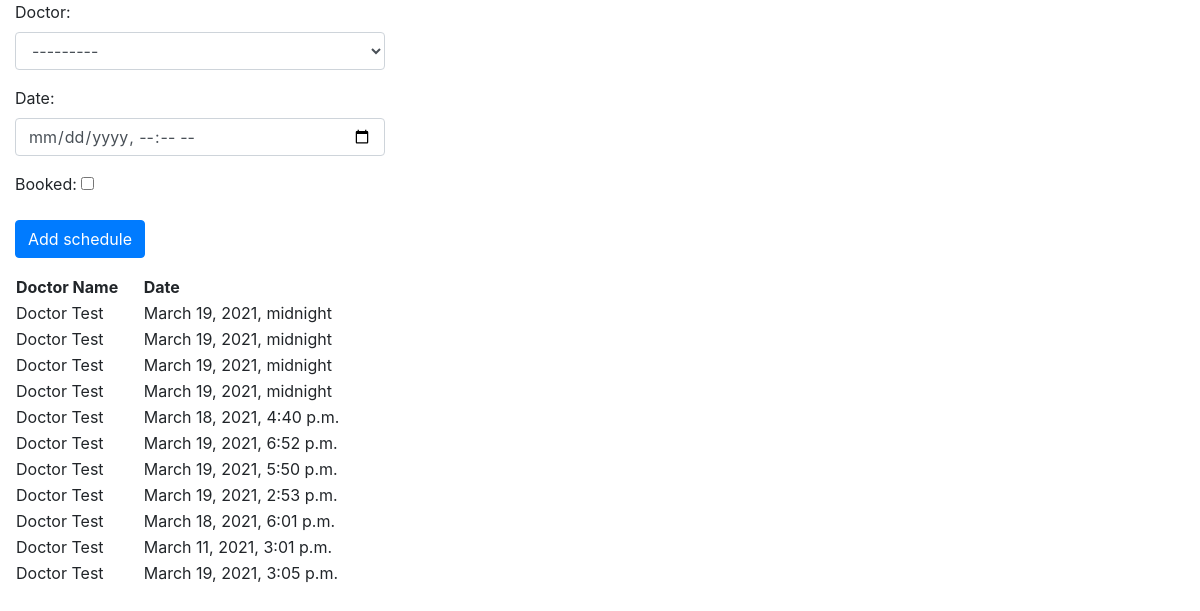
The app's page /home/admin with its own data.
### accounts/models.py (models this page shows)
class Schedule(models.Model):
    doctor = models.ForeignKey(Doctor,on_delete=models.CASCADE)
    date = models.DateTimeField()
    booked = models.BooleanField(default=False)

class Doctor(models.Model):
    username = models.CharField(max_length=50)
    password = models.CharField(max_length=50)
    def __str__(self):
        return self.username

### accounts/views.py (the view)
# urls.py: path('home/admin',views.adminHome, name='adminHome'),
def adminHome(request):
    if request.method=="POST":
        loadedForm=ScheduleForm(request.POST)
        if loadedForm.is_valid():
            loadedForm.save()
    lform = ScheduleForm()
    schedules = Schedule.objects.all()
    context={
        'scheduleForm':lform,
        'schedules':schedules
    }
    return render(request,'adminHome.html',context)

### accounts/forms.py
class ScheduleForm(forms.ModelForm):
    class Meta:
        model = Schedule
        fields = "__all__"
        widgets = {
            'doctor':forms.Select(attrs={'class':'form-control'}),
            'date':forms.DateTimeInput(attrs={'type': 'datetime-local','class':'form-control'}),
        }

### templates/adminHome.html (shortened to what this page needs)
{% extends 'base.html' %} {% block content %}
<form class="form-group col-4" action="" method="POST">
     {%csrf_token%} {{scheduleForm.as_p}}
    <input type="submit" class="btn btn-primary" value="Add schedule">
</form>
<div class="col-md-4">
    <table style="width:100%">
        {%if schedules%}
        <tr>
            <th>Doctor Name</th>
            <th>Date</th>
        </tr>
        {% for schedule in schedules %}
        <tr>
            <td>{{schedule.doctor}}</td>
            <td>{{schedule.date}}</td>
        </tr>
        {% endfor %} {% endif %}
    </table>
</div>
{% endblock %}

### templates/base.html (shortened to what this page needs)
<!doctype html>
<html lang="en">
<head>
    <link rel="stylesheet" href="https://stackpath.bootstrapcdn.com/bootstrap/4.4.1/css/bootstrap.min.css">
</head>
<body>
    {% block content %} {% endblock %}
</body>
</html>

### records on screen
Schedule: doctor "Doctor Test", date "March 19, 2021, midnight"
Schedule: doctor "Doctor Test", date "March 19, 2021, midnight"
Schedule: doctor "Doctor Test", date "March 19, 2021, midnight"
Schedule: doctor "Doctor Test", date "March 19, 2021, midnight"
Schedule: doctor "Doctor Test", date "March 18, 2021, 4:40 p.m."
Schedule: doctor "Doctor Test", date "March 19, 2021, 6:52 p.m."
Schedule: doctor "Doctor Test", date "March 19, 2021, 5:50 p.m."
Schedule: doctor "Doctor Test", date "March 19, 2021, 2:53 p.m."
Schedule: doctor "Doctor Test", date "March 18, 2021, 6:01 p.m."
Schedule: doctor "Doctor Test", date "March 11, 2021, 3:01 p.m."
Schedule: doctor "Doctor Test", date "March 19, 2021, 3:05 p.m."
